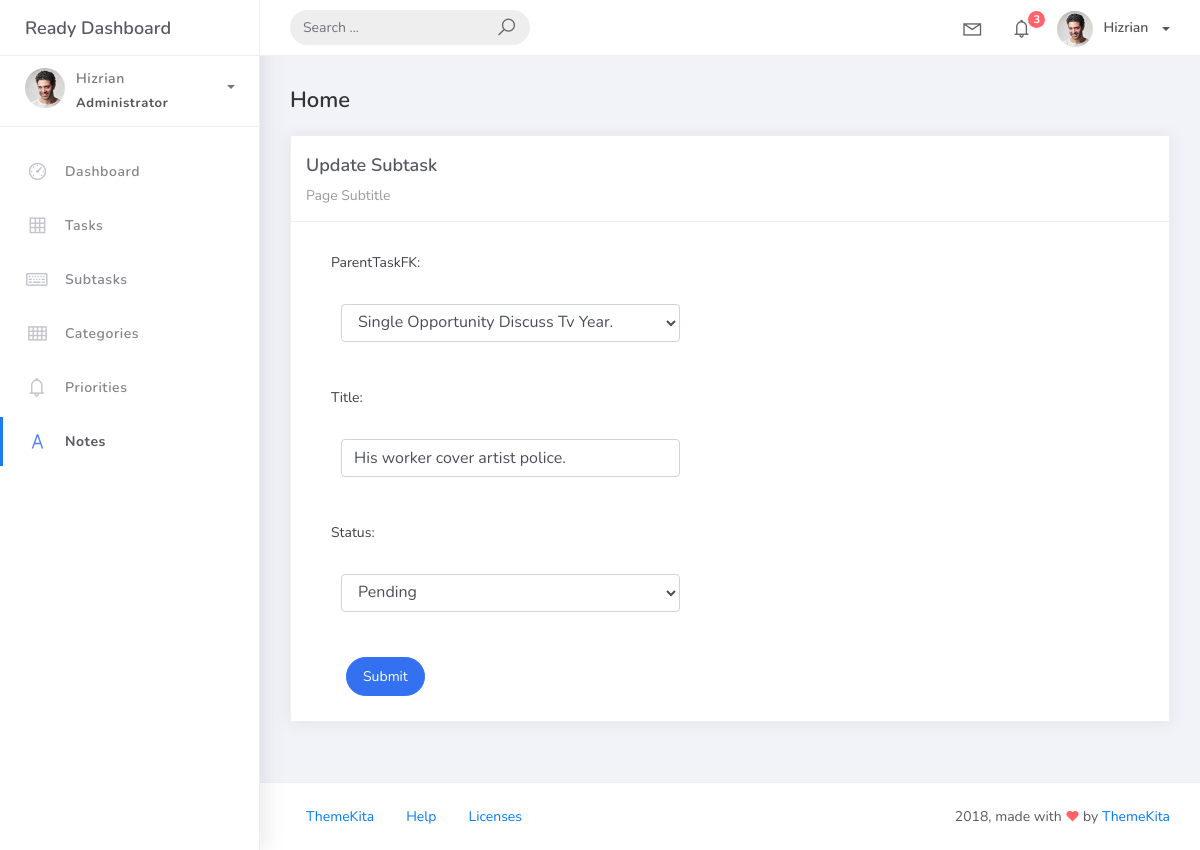
The page /subtask_list/3/ on the database its author committed.
### taskmanager/models.py (models this page shows, shortened)
class BaseModel(models.Model):
    created_at = models.DateTimeField(auto_now_add=True, db_index=True,)
    updated_at = models.DateTimeField(auto_now=True,)
    class Meta:
        abstract = True

class SubTask(BaseModel):
    parentTaskFK = models.ForeignKey(Task, on_delete=models.CASCADE)
    title = models.CharField(max_length=100)
    status = models.CharField(max_length=50,
            choices=[("Pending", "Pending"),
            ("In Progress", "In Progress"),
            ("Completed", "Completed"),
            ],
            default = "Pending"
            )

### taskmanager/views.py (the view)
# urls.py: path('subtask_list/<int:pk>/', SubtasksUpdateView.as_view(), name='subtask-update'),
class SubtasksUpdateView(UpdateView):
    model = SubTask
    form_class = SubTaskForm
    template_name = 'subtask_form.html'
    success_url = reverse_lazy('subtask-list')

### taskmanager/forms.py
class SubTaskForm(ModelForm):
    class Meta:
        model = SubTask
        fields = ['parentTaskFK', 'title', 'status']

### taskmanager/models.py (called while the page is built)
    def __str__(self):
        return self.title.title()

### templates/subtask_form.html (shortened to what this page needs)
{% extends 'base.html' %}
{% load static %}
{% block content %}
<div class="content">
  <div class="container-fluid">
    <h4 class="page-title">Home</h4>
    <div class="row">
      <div class="col-md-12">
        <div class="card">
          <div class="card-header">
            <div class="card-title">
              {% if object %}
                Update Subtask
              {% else %}
                Add a New Subtask
              {% endif %}
            </div>
            <div class="card-category">Page Subtitle</div>
          </div>
          <div class="col-md-6">
            <div class="card-body">
              <form action="" method="post" novalidate>
                {% include 'includes/form.html' %}
                <div class="form-group">
                  <div class="col-md-12 col-sm-3">
                    <button type="submit" class="btn btn-primary btn-rounded">Submit</button>
                  </div>
                </div>
              </form>
            </div>
          </div>
        </div>
      </div>
    </div>
  </div>
</div>
{% endblock %}

### templates/includes/form.html (shortened to what this page needs)
{% load widget_tweaks %}
{% for field in form %}
  <div class="field item form-group">
    <label>{{ field.label_tag }}</label>
    <div class="form-group">
      {% render_field field class="form-control" %}
    </div>
  </div>
{% endfor %}

### rows shown on the page
SubTask: parentTaskFK "Single Opportunity Discuss Tv Year." "His worker cover artist police." "Pending"

### other values the page prints
{{ field.label_tag }} "ParentTaskFK:" "Title:" "Status:"
